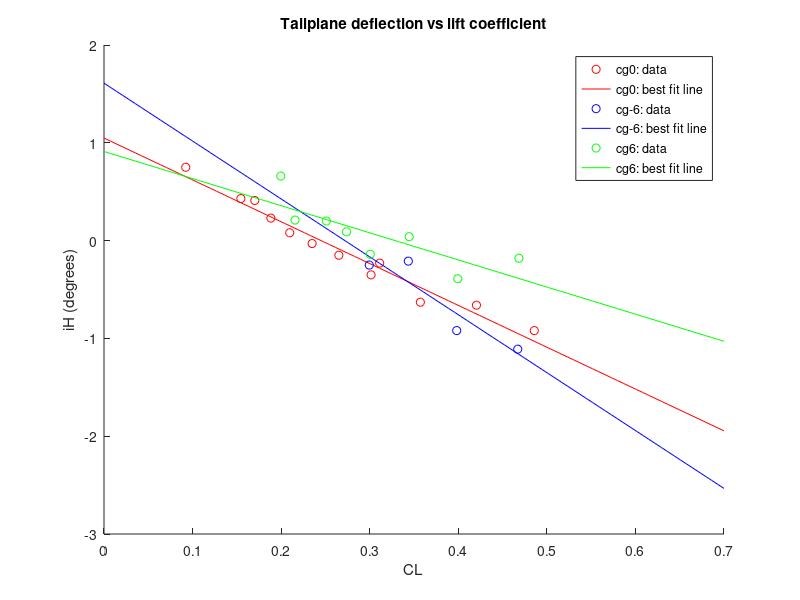

Recreate this plot in MATLAB.
%Q4 steady flight sim
x_zero_fuel = 10.14;
x_fuel_tank = 10.06;
rho_0 = 1.225;
s_ref = 73.73;
%cg 0
steady_flight_emptyANDpayload = (13434.8 + 1081.8) * 0.45359237;
steady_flight_cg0_fuel = [3376.50000000000	3371.10000000000	3364.40000000000	3330.80000000000 4042	4026	4005	3984]* 0.45359237;
steady_flight_cg0_weight = (steady_flight_emptyANDpayload  + steady_flight_cg0_fuel).* 9.81;
steady_flight_cg0_xCG =( (steady_flight_emptyANDpayload).*x_zero_fuel + steady_flight_cg0_fuel .*x_fuel_tank )./ (steady_flight_cg0_fuel + steady_flight_emptyANDpayload);

steady_flight_cg0_Vi = [181	156	105	315 220   180   160   140]./ 1.943844;
steady_flight_cg0_CL = (2.*steady_flight_cg0_weight)./(rho_0.*s_ref .* (steady_flight_cg0_Vi).^2);

steady_flight_cg0_iH = [0.3500   -0.1100   -1.4200    1.1400 0.6300    0.2300   -0.0300   -0.3000];
%cg -6
steady_flight_cgneg6_fuel = [4114.80000000000	4143	4132.10000000000	4126.10000000000 3930.10000000000	3916.80000000000	3904.40000000000	3890.40000000000]* 0.45359237;
steady_flight_cgneg6_weight = (steady_flight_emptyANDpayload  + steady_flight_cgneg6_fuel).* 9.81;
steady_flight_cgneg6_xCG =( (steady_flight_emptyANDpayload).*x_zero_fuel + steady_flight_cgneg6_fuel .*x_fuel_tank )./ (steady_flight_cgneg6_fuel + steady_flight_emptyANDpayload);

steady_flight_cgneg6_Vi = [112   165   140   131 220   180   160   140]./ 1.943844;
steady_flight_cgneg6_CL = (2.*steady_flight_cgneg6_weight)./(rho_0.*s_ref .* (steady_flight_cgneg6_Vi).^2);

steady_flight_cgneg6_iH = [-1.7000   -0.3000   -0.7500   -0.9900 0.5200   -0.0100   -0.2600   -0.6300];
%cg6
steady_flight_cg6_fuel = [3586.10000000000	3580.40000000000	3575.30000000000	3561.20000000000	3705	3982.50000000000	3903.70000000000	3860	3830.60000000000]* 0.45359237;
steady_flight_cg6_weight = (steady_flight_emptyANDpayload  + steady_flight_cg6_fuel).* 9.81;
steady_flight_cg6_xCG =( (steady_flight_emptyANDpayload).*x_zero_fuel + steady_flight_cg6_fuel .*x_fuel_tank )./ (steady_flight_cg6_fuel + steady_flight_emptyANDpayload);
steady_flight_cg6_Vi = [180   130   161   234   182   218   180   160   140]./ 1.943844;
steady_flight_cg6_CL = (2.*steady_flight_cg6_weight)./(rho_0.*s_ref .* (steady_flight_cg6_Vi).^2);
steady_flight_cg6_iH = [0.5100   -0.3800    0.2100    0.8400    2.4500    0.7300    0.3800    0.1800         0];

new_cg6_cl = [0.3006    0.3446    0.3994    0.4684    0.2738    0.2510    0.2157    0.1996];
new_cg6_ih = [-0.1400    0.0400   -0.3900   -0.1800    0.0900    0.2000    0.2100    0.6600];

new_cg0_ih =[0.750000000000000	0.430000000000000	0.410000000000000	0.230000000000000	0.0800000000000000	-0.0300000000000000	-0.150000000000000	-0.350000000000000	-0.230000000000000	-0.630000000000000	-0.660000000000000	-0.920000000000000];
new_cg0_cl = [0.0922661770000000	0.154521130000000	0.170220866000000	0.188413402000000	0.209672358000000	0.234958282000000	0.265171705000000	0.301531080000000	0.311225650000000	0.357173672000000	0.420507351000000	0.485811783000000];

new_cgneg6_ih = [-0.2500   -0.2100   -0.9200   -1.1100];
new_cgneg6_cl = [0.2995    0.3436    0.3982    0.4671];


line_best_fit_cg0=polyfit(steady_flight_cg0_CL,steady_flight_cg0_iH,1);
line_best_fit_cgneg6=polyfit(steady_flight_cgneg6_CL,steady_flight_cgneg6_iH,1);
line_best_fit_cg6=polyfit(steady_flight_cg6_CL,steady_flight_cg6_iH,1);

line_best_fit_newcg6=polyfit(new_cg6_cl,new_cg6_ih,1);
line_best_fit_newcg0=polyfit(new_cg0_cl,new_cg0_ih,1);
line_best_fit_newcgneg6=polyfit(new_cgneg6_cl,new_cgneg6_ih,1);


scatter(new_cg0_cl,new_cg0_ih,"r")
hold on
plot(linspace(0,0.7), polyval(line_best_fit_newcg0,linspace(0,0.7)),"r")
scatter(new_cgneg6_cl,new_cgneg6_ih,"b")
plot(linspace(0,0.7), polyval(line_best_fit_newcgneg6,linspace(0,0.7)),"b")
scatter(new_cg6_cl,new_cg6_ih,"g")
plot(linspace(0,0.7), polyval(line_best_fit_newcg6,linspace(0,0.7)),"g")
legend("cg0: data", "cg0: best fit line","cg-6: data", "cg-6: best fit line","cg6: data", "cg6: best fit line")
hold off
title("Tailplane deflection vs lift coefficient")
xlabel("CL")
ylabel("iH (degrees)")